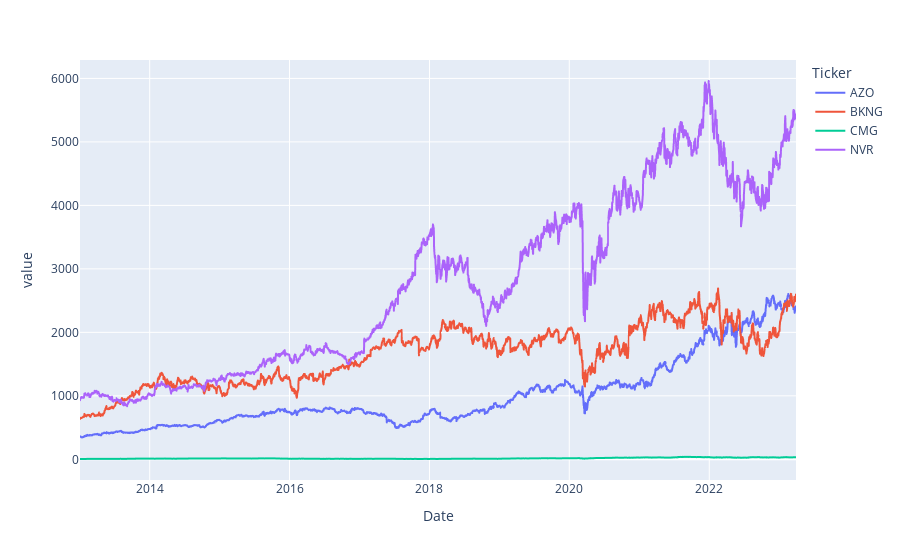

This figure's notebook cell:
### Code cell
# plot the 4 stocks together 


df1 = pd.melt(df, id_vars='Date')
px.line(df1, x = 'Date', y = 'value', color='Ticker')

### Figure 1 — Plotly figure (JSON) as saved in the notebook; plotly's stock layout.template omitted (floating-point values rounded to 4 significant figures; data arrays with more than 128 entries replaced by an {"elided": "..."} marker saying what was removed)
{"data": [{"hovertemplate": "Ticker=AZO<br>Date=%{x}<br>value=%{y}<extra></extra>", "legendgroup": "AZO", "line": {"color": "#636efa", "dash": "solid"}, "marker": {"symbol": "circle"}, "mode": "lines", "name": "AZO", "showlegend": true, "type": "scattergl", "x": {"elided": "2579 str values"}, "xaxis": "x", "y": {"elided": "2579 float values"}, "yaxis": "y"}, {"hovertemplate": "Ticker=BKNG<br>Date=%{x}<br>value=%{y}<extra></extra>", "legendgroup": "BKNG", "line": {"color": "#EF553B", "dash": "solid"}, "marker": {"symbol": "circle"}, "mode": "lines", "name": "BKNG", "showlegend": true, "type": "scattergl", "x": {"elided": "2579 str values"}, "xaxis": "x", "y": {"elided": "2579 float values"}, "yaxis": "y"}, {"hovertemplate": "Ticker=CMG<br>Date=%{x}<br>value=%{y}<extra></extra>", "legendgroup": "CMG", "line": {"color": "#00cc96", "dash": "solid"}, "marker": {"symbol": "circle"}, "mode": "lines", "name": "CMG", "showlegend": true, "type": "scattergl", "x": {"elided": "2579 str values"}, "xaxis": "x", "y": {"elided": "2579 float values"}, "yaxis": "y"}, {"hovertemplate": "Ticker=NVR<br>Date=%{x}<br>value=%{y}<extra></extra>", "legendgroup": "NVR", "line": {"color": "#ab63fa", "dash": "solid"}, "marker": {"symbol": "circle"}, "mode": "lines", "name": "NVR", "showlegend": true, "type": "scattergl", "x": {"elided": "2579 str values"}, "xaxis": "x", "y": {"elided": "2579 float values"}, "yaxis": "y"}], "layout": {"legend": {"title": {"text": "Ticker"}, "tracegroupgap": 0}, "margin": {"t": 60}, "xaxis": {"anchor": "y", "domain": [0, 1], "title": {"text": "Date"}}, "yaxis": {"anchor": "x", "domain": [0, 1], "title": {"text": "value"}}}}
